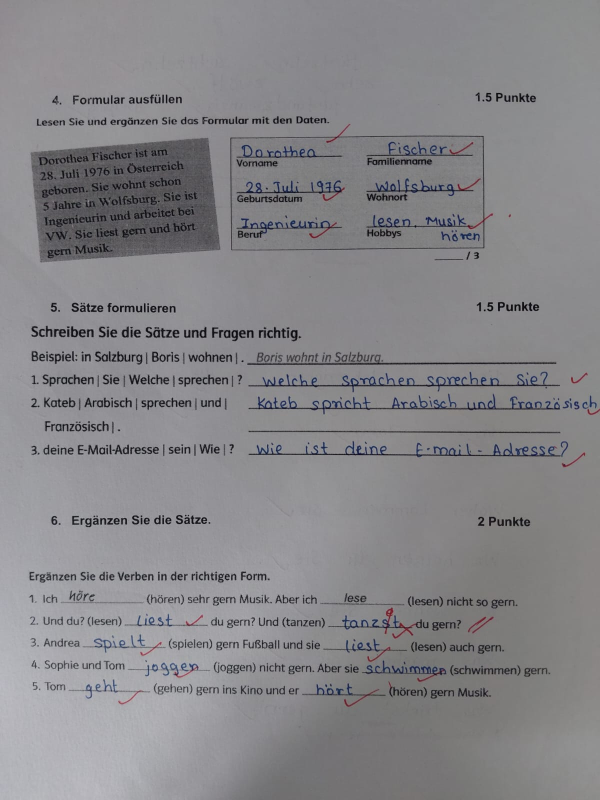
#> input picture data/OCR_Dataset/German_p1.jpeg, 1200 x 1600 px (shown at 1/2 size)
$ python -i ocr_prep.py   (imports and definitions only)
#> lines starting #> are read from the running program, lines starting #| are printed output that depends on the picture; after the words box and inside, x2 and y2 are one past the last pixel; in counts of white or black regions, pixels touching at a corner belong together
#> further down, picture is the input picture: shape (1600, 1200, 3); mean B, G, R 137.2, 134.1, 134.9
"""Image preparation for classical OCR: isolate the student's pen ink from print and teacher marks.

Exam photos have three inks: black print (questions), blue or black pen (the student), red pen
(the teacher). Engines read print well and handwriting badly, and the red marks add noise, so the
best input is an image holding only the student's ink.
"""

from __future__ import annotations

import cv2
import numpy as np


def ink_mask(bgr: np.ndarray, hue=(95, 135), sat_min: int = 55, val_min: int = 40) -> np.ndarray:
    """255 where a pixel looks like blue ink. Hue is on OpenCV's 0-179 scale."""
#> called with hue = (95, 135), sat_min = 55, val_min = 40
    hsv = cv2.cvtColor(bgr, cv2.COLOR_BGR2HSV)
#> hsv: shape (1600, 1200, 3); mean H, S, V 110.2, 8.8, 137.8
    h, s, v = cv2.split(hsv)
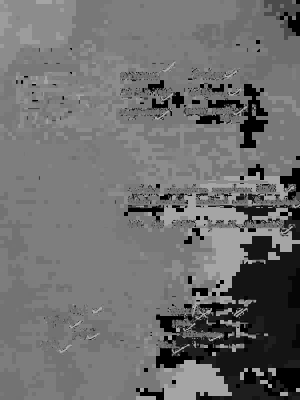
#> h: shape (1600, 1200) (shown at 1/4 size); min 0, max 179, mean 110.2
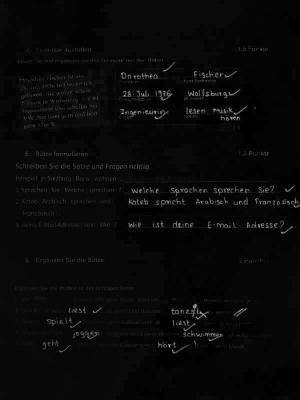
#> s: shape (1600, 1200) (shown at 1/4 size); min 0, max 255, mean 8.8
    return (((h >= hue[0]) & (h <= hue[1]) & (s >= sat_min) & (v >= val_min)) * 255).astype(
        np.uint8
    )
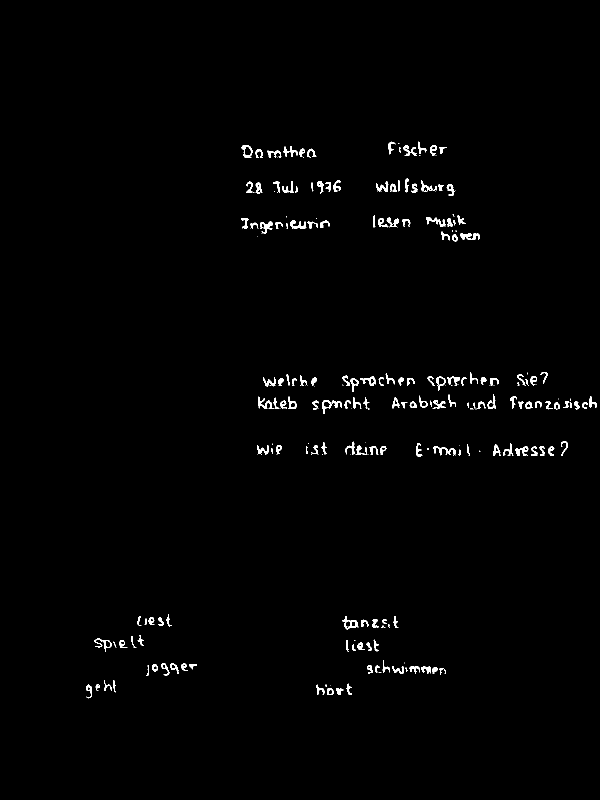
#> returned value: shape (1600, 1200) (shown at 1/2 size); 1.1% white; 254 white regions (83 under 20 px), largest, box (x1, y1, x2, y2) and area: (920, 466, 960, 480) 314, (685, 1232, 717, 1259) 294, (520, 443, 546, 467) 282


def student_ink(
    bgr: np.ndarray, scale: float = 2.0, close: int = 3, hue=(95, 135), sat_min: int = 55,
    min_blob: int = 6,
) -> np.ndarray:  # fmt: skip
    """Black ink on a white page, upscaled; speckle removed and thin strokes joined."""
    mask = ink_mask(bgr, hue, sat_min)
    if scale != 1:
        mask = cv2.resize(mask, None, fx=scale, fy=scale, interpolation=cv2.INTER_LINEAR)
        mask = (mask > 127).astype(np.uint8) * 255
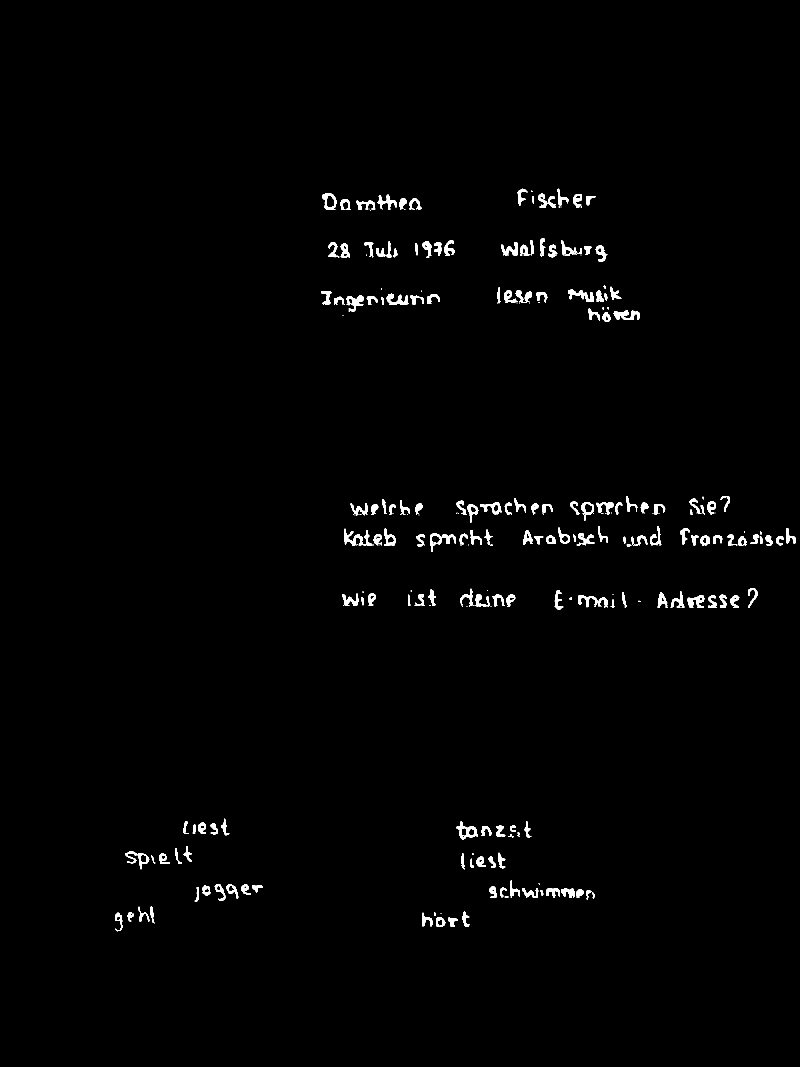
#> mask: shape (3200, 2400) (shown at 1/3 size); 1.1% white; 254 white regions (67 under 20 px), largest, box (x1, y1, x2, y2) and area: (1840, 932, 1920, 960) 1256, (1370, 2464, 1434, 2518) 1176, (1040, 886, 1092, 934) 1128
    if close:
        mask = cv2.morphologyEx(mask, cv2.MORPH_CLOSE, np.ones((close, close), np.uint8))
#> mask: shape (3200, 2400); 1.1% white; 214 white regions (35 under 20 px), largest, box (x1, y1, x2, y2) and area: (1032, 1586, 1122, 1636) 1504, (1290, 1600, 1368, 1656) 1304, (1840, 932, 1920, 960) 1260
    n, labels, stats, _ = cv2.connectedComponentsWithStats(mask, connectivity=8)
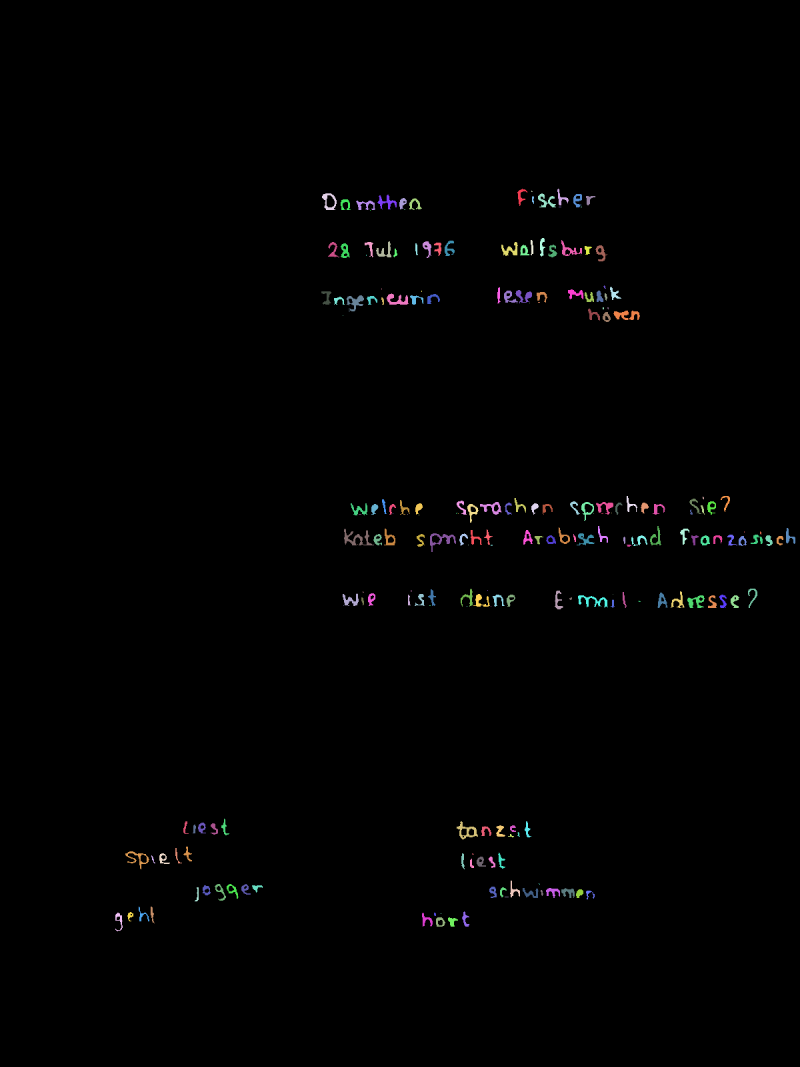
#> labels: shape (3200, 2400) int32 (shown at 1/3 size); 215 distinct labels, from 0 to 214; one colour per label, 0 black
#> n = 215; stats = 215 rows, first 6: [0, 0, 2400, 3200, 7596196], [1552, 566, 30, 52, 548], [1672, 566, 34, 50, 528], [1594, 572, 4, 4, 12], [966, 580, 44, 50, 932], [1614, 580, 54, 42, 920]
    keep = np.zeros_like(mask)
    for i in range(1, n):
        if stats[i, cv2.CC_STAT_AREA] >= min_blob * (scale**2):
            keep[labels == i] = 255
    return 255 - keep
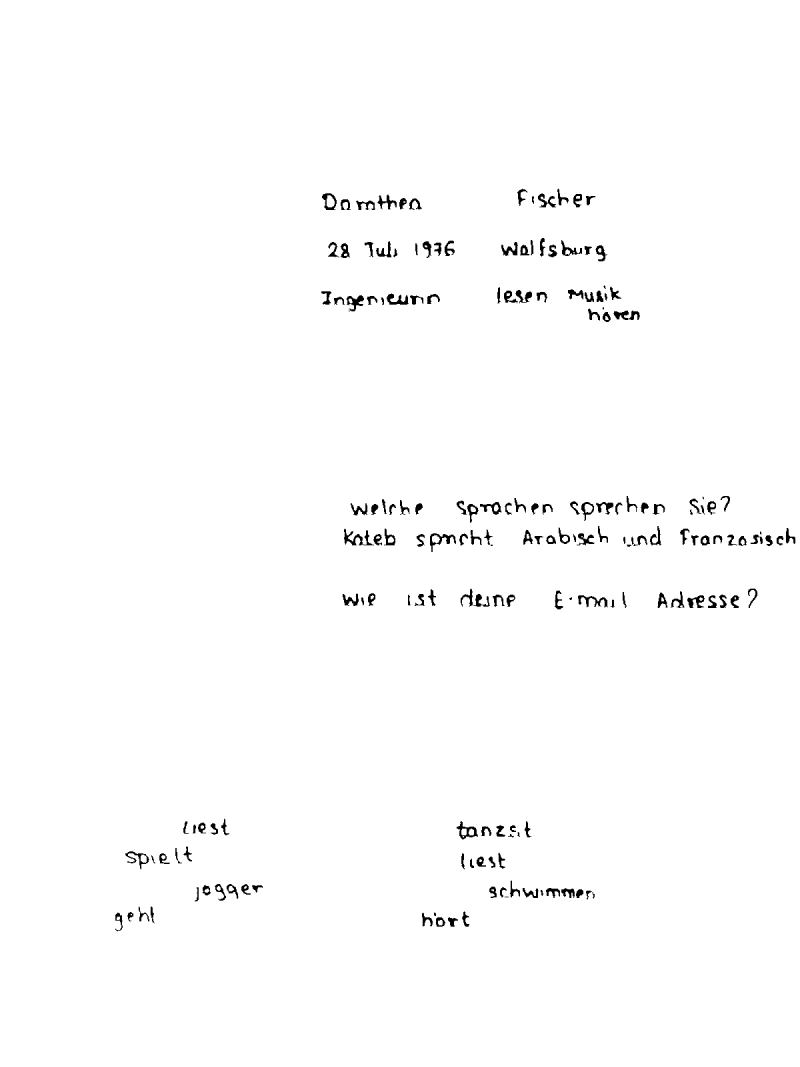
#> returned value: shape (3200, 2400) (shown at 1/3 size); 98.9% white; 177 black regions, largest, box (x1, y1, x2, y2) and area: (1032, 1586, 1122, 1636) 1504, (1290, 1600, 1368, 1656) 1304, (1840, 932, 1920, 960) 1260


# [18 lines left out: functions gray_clahe, prepare, not called in this run]

>>> import cv2
>>> picture = cv2.imread('../../data/OCR_Dataset/German_p1.jpeg')
>>> result = student_ink(picture)

$ run again, on data/OCR_Dataset/German_p2.jpeg
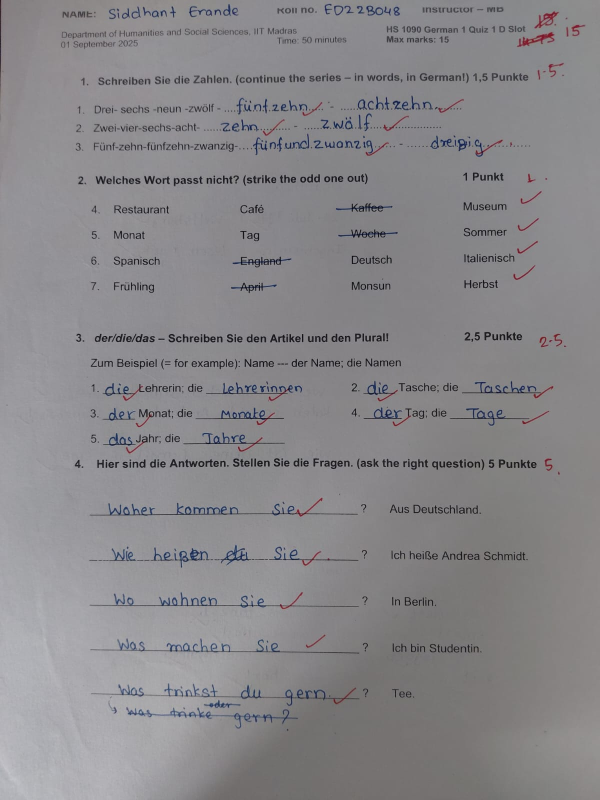
#> input picture data/OCR_Dataset/German_p2.jpeg, 1200 x 1600 px (shown at 1/2 size)
#> picture is the input picture: shape (1600, 1200, 3); mean B, G, R 138.2, 135.3, 136.7
#> hsv: shape (1600, 1200, 3); mean H, S, V 111.3, 9, 139.3
#> in student_ink, `n, labels, stats, _ = cv2.connectedComponentsWithStats(mask, connectiv..`:
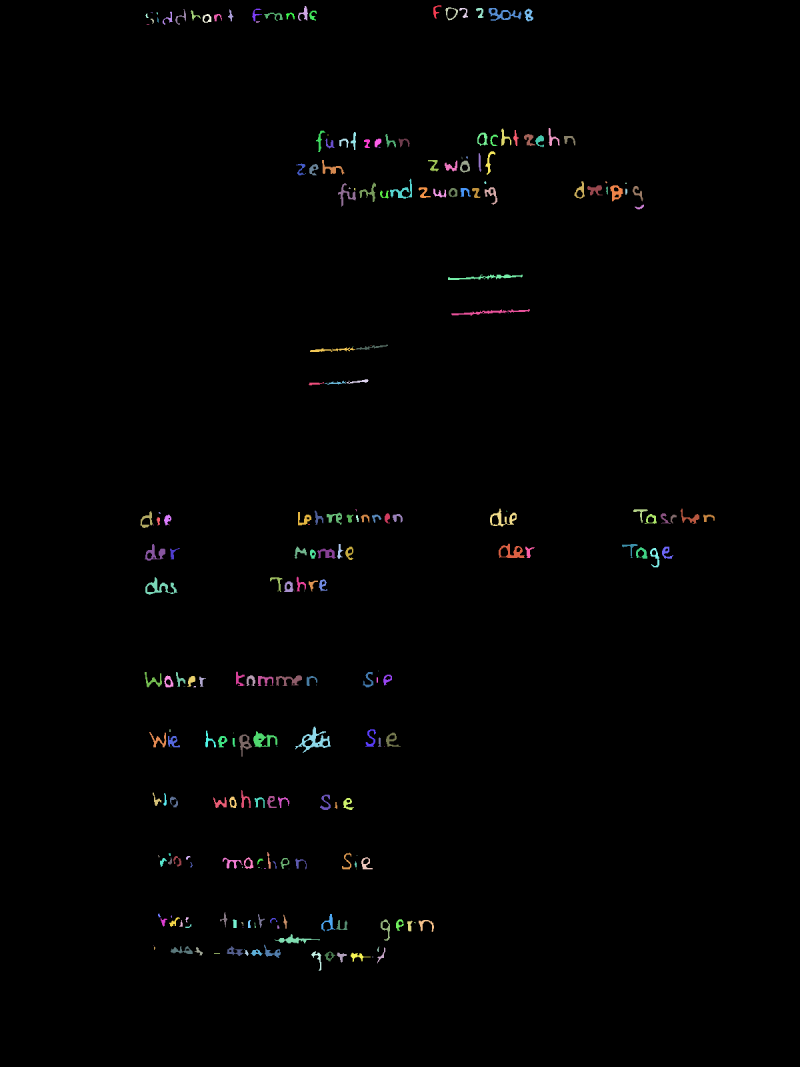
#> labels: shape (3200, 2400) int32 (shown at 1/3 size); 244 distinct labels, from 0 to 243; one colour per label, 0 black
#> n = 244; stats = 244 rows, first 6: [0, 0, 2400, 3200, 7589252], [1300, 16, 24, 40, 348], [894, 18, 30, 44, 532], [1336, 22, 38, 40, 444], [1378, 24, 26, 30, 292], [1428, 24, 24, 30, 356]
#> in student_ink, `return 255 - keep`:
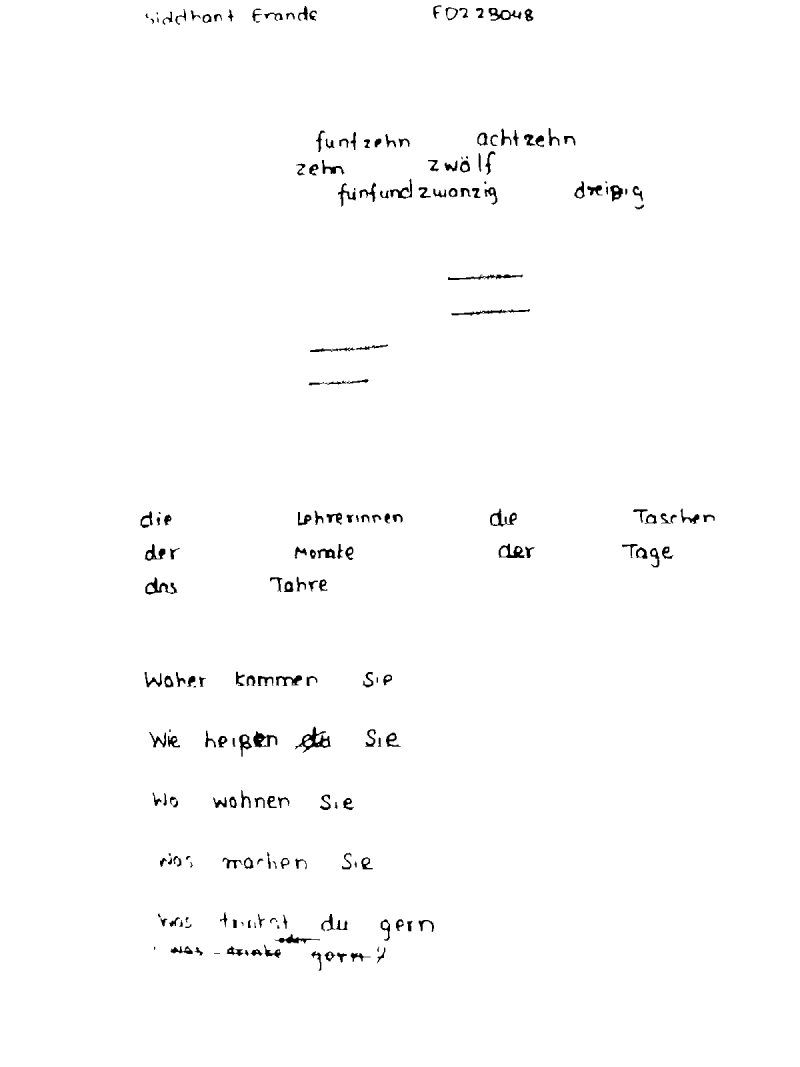
#> returned value: shape (3200, 2400) (shown at 1/3 size); 98.8% white; 204 black regions, largest, box (x1, y1, x2, y2) and area: (886, 2180, 992, 2258) 2428, (436, 1732, 532, 1784) 1640, (760, 2194, 832, 2242) 1636

$ run again, on data/OCR_Dataset/Network_dynamics_p1.jpeg
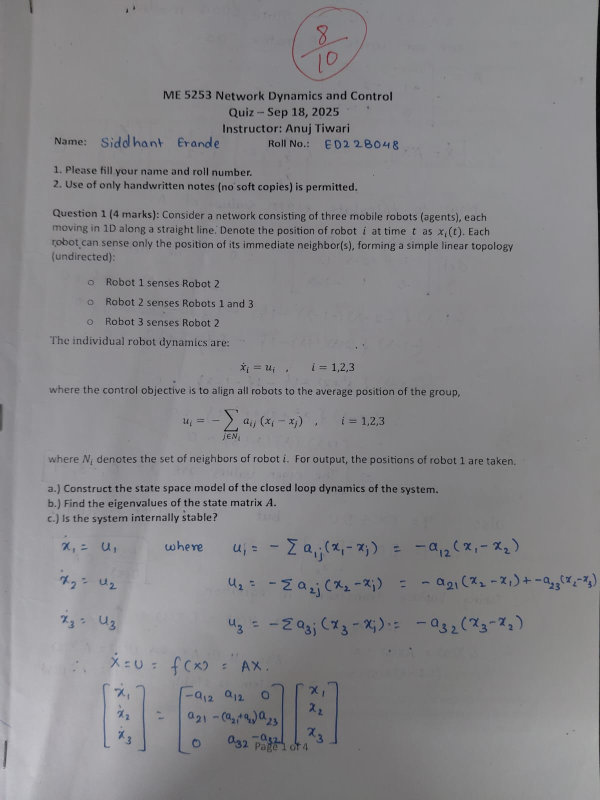
#> input picture data/OCR_Dataset/Network_dynamics_p1.jpeg, 1200 x 1600 px (shown at 1/2 size)
#> picture is the input picture: shape (1600, 1200, 3); mean B, G, R 137, 134.2, 134.9
#> hsv: shape (1600, 1200, 3); mean H, S, V 112, 7, 137.3
#> in student_ink, `n, labels, stats, _ = cv2.connectedComponentsWithStats(mask, connectiv..`:
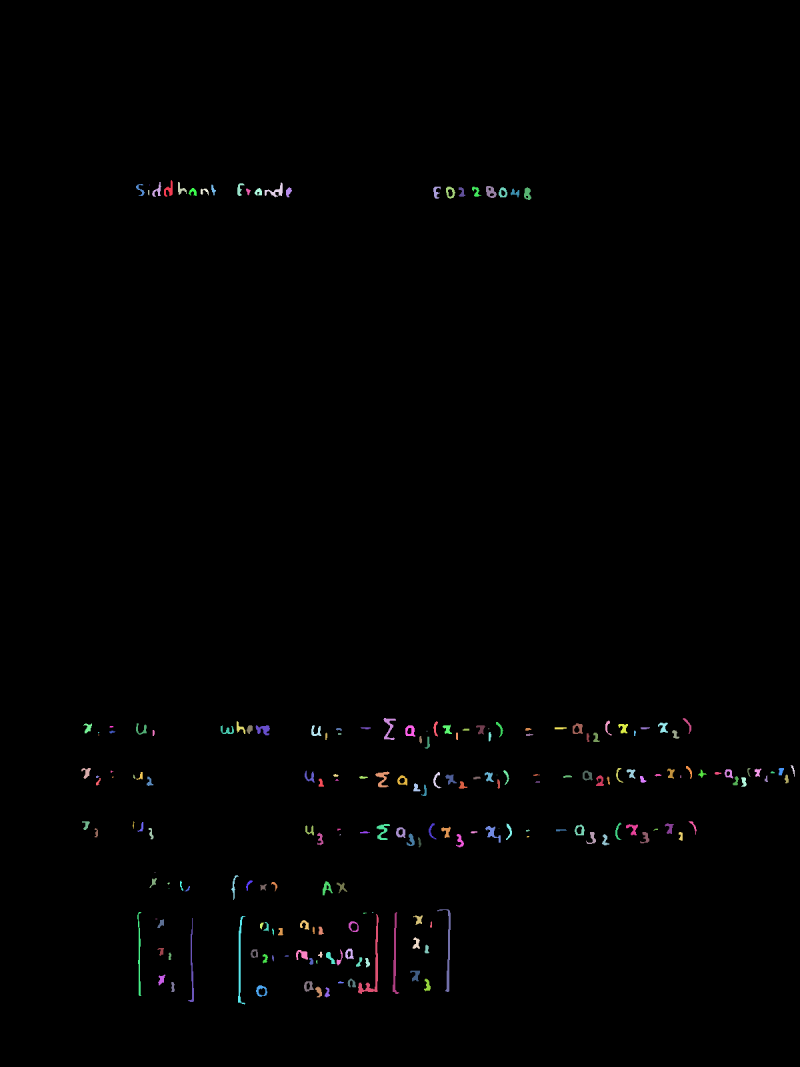
#> labels: shape (3200, 2400) int32 (shown at 1/3 size); 208 distinct labels, from 0 to 207; one colour per label, 0 black
#> n = 208; stats = 208 rows, first 6: [0, 0, 2400, 3200, 7614696], [492, 540, 26, 50, 612], [456, 546, 28, 44, 456], [534, 546, 26, 38, 404], [794, 548, 54, 44, 824], [712, 550, 22, 38, 388]
#> in student_ink, `return 255 - keep`:
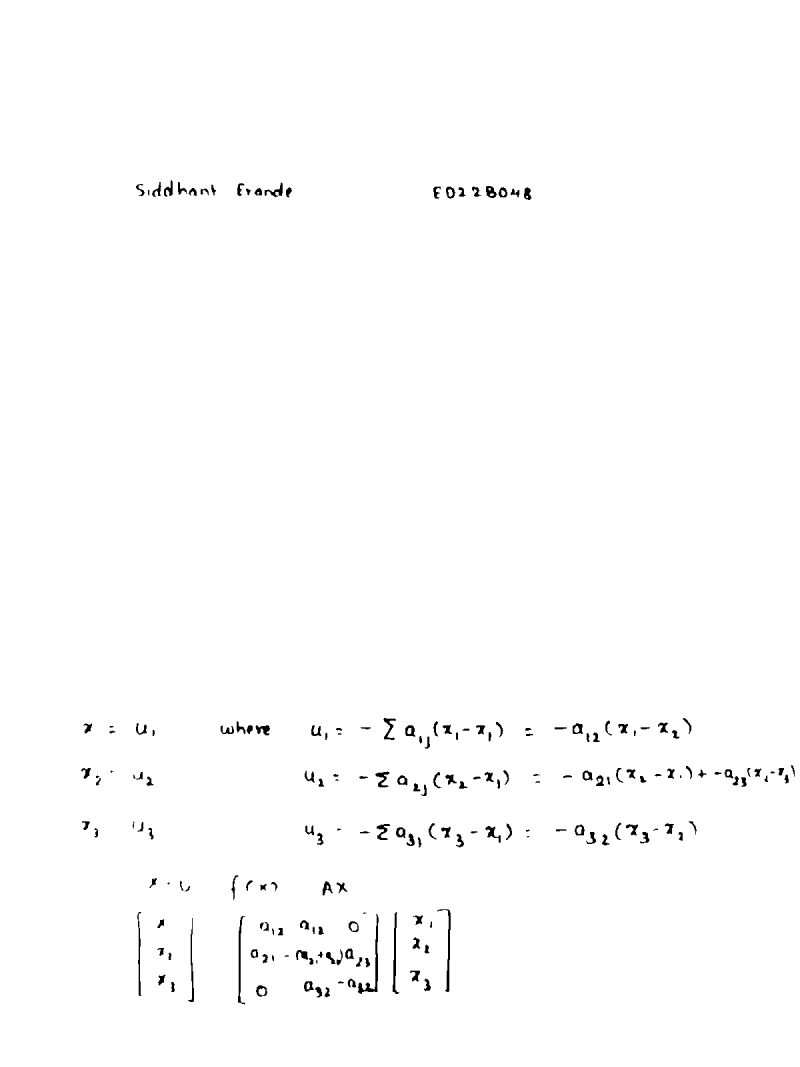
#> returned value: shape (3200, 2400) (shown at 1/3 size); 99.2% white; 194 black regions, largest, box (x1, y1, x2, y2) and area: (1074, 2742, 1136, 2982) 2400, (1312, 2728, 1352, 2976) 1748, (1178, 2736, 1198, 2982) 1656
